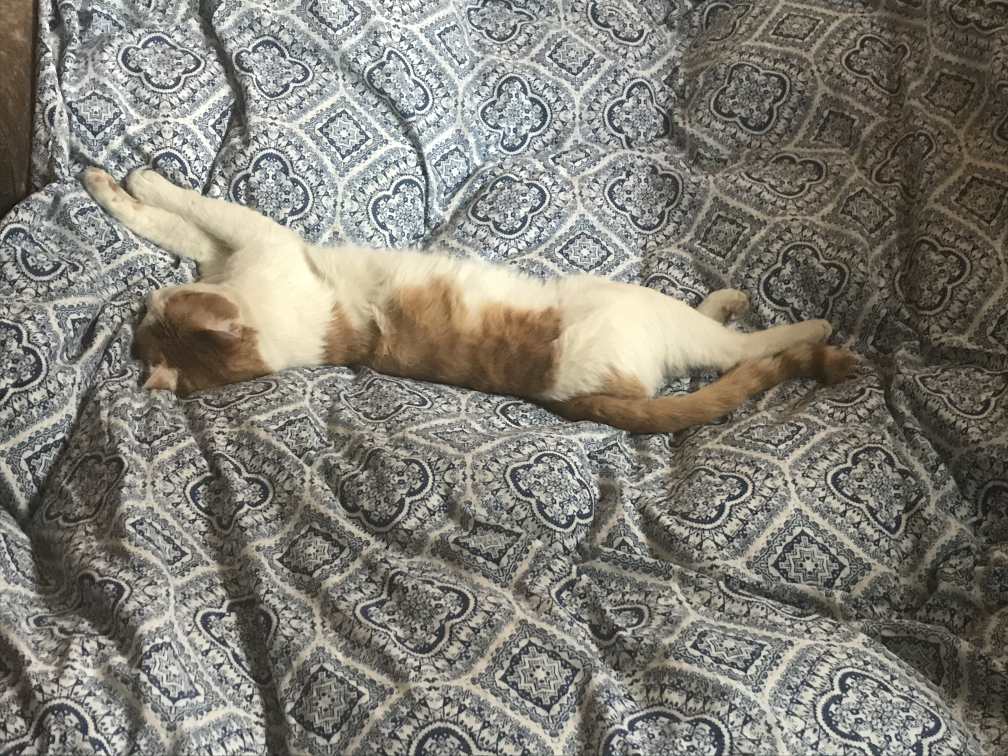
#> input picture opencv/15-smoothing_blurring/images/cat.jpg, 4032 x 3024 px (shown at 1/4 size)
$ python cartoon.py
#> lines starting #> are read from the running program, lines starting #| are printed output that depends on the picture; after the words box and inside, x2 and y2 are one past the last pixel; in counts of white or black regions, pixels touching at a corner belong together
import cv2
import numpy as np
import argparse
import imutils

# construct the argument parser and parse the arguments
parser = argparse.ArgumentParser()
parser.add_argument("-i", "--image", type=str, default="./images/cat.jpg",
	help="path to input image")
args = parser.parse_args()

# load the image, display it to our screen, and construct a list of
# bilateral filtering parameters that we are going to explore
image = cv2.imread(args.image)
#> image is the input picture: shape (3024, 4032, 3); mean B, G, R 118.1, 126.8, 129.7

image = imutils.resize(image, width=750)
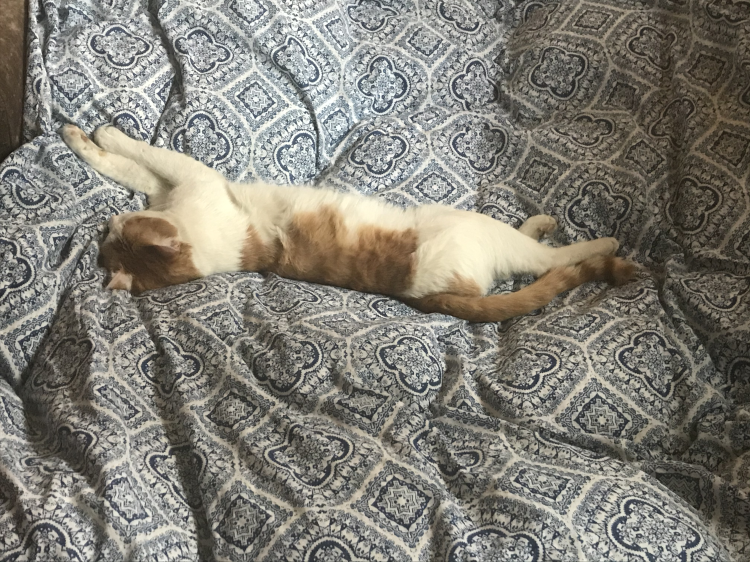
#> image: shape (562, 750, 3); mean B, G, R 118.1, 126.8, 129.7
cv2.imshow("Original", image)

def edge_mask(image, line_size, kernel):
#> called with line_size = 7, kernel = 7
    gray = cv2.cvtColor(image, cv2.COLOR_BGR2GRAY)
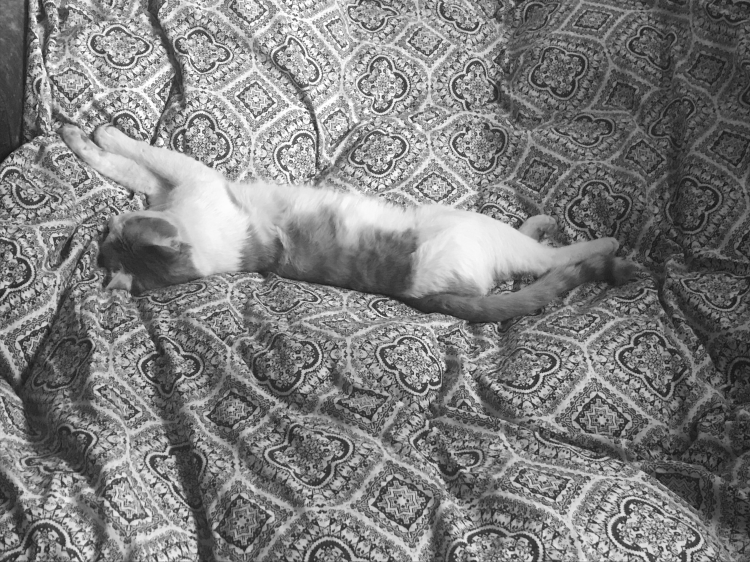
#> gray: shape (562, 750); min 17, max 254, mean 126.7
    gray_blur = cv2.medianBlur(gray, kernel)
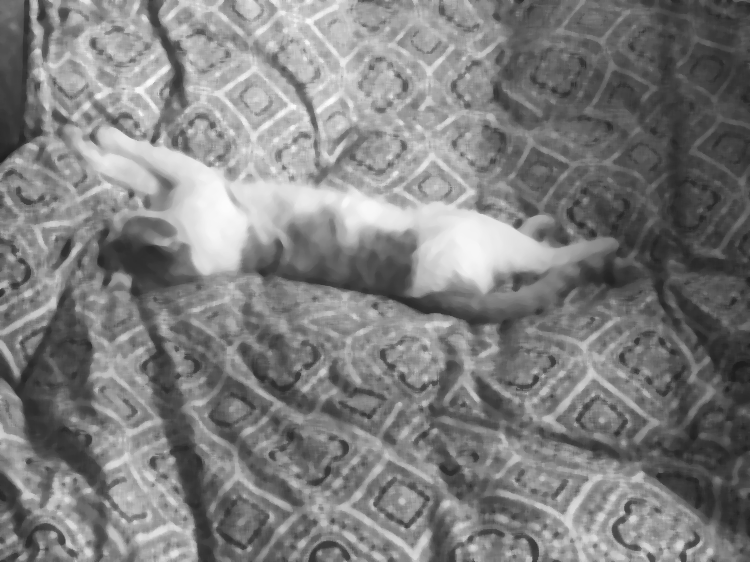
#> gray_blur: shape (562, 750); min 28, max 252, mean 126.7
    print(gray)
#> (printed output is left out)
    print(gray_blur)
#> (printed output is left out)
    edges = cv2.adaptiveThreshold(gray_blur, 255, cv2.ADAPTIVE_THRESH_MEAN_C, cv2.THRESH_BINARY, line_size, kernel)
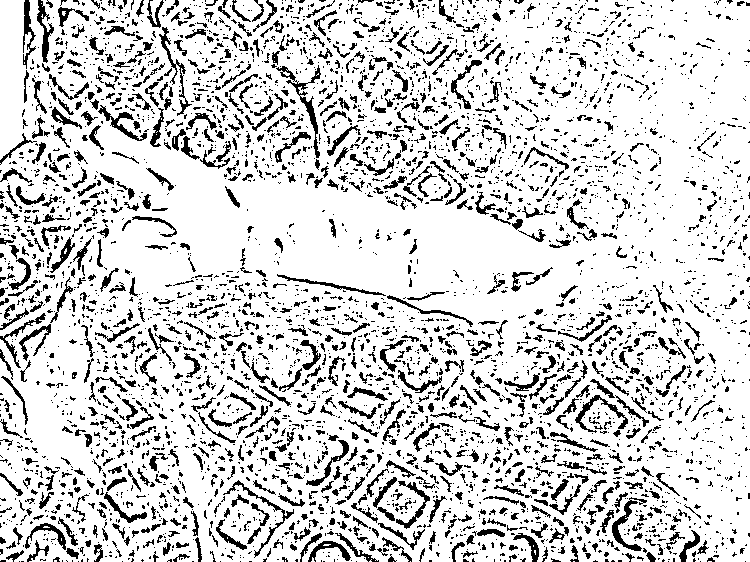
#> edges: shape (562, 750); 83.1% white; black in thin lines or dots
    return edges

def color_quantization(img, k):
    # Transform the image
#> called with k = 9
    data = np.float32(img).reshape((-1, 3))

    # Determine criteria
    criteria = (cv2.TERM_CRITERIA_EPS + cv2.TERM_CRITERIA_MAX_ITER, 20, 0.001)

    # Implementing K-Means
    ret, label, center = cv2.kmeans(data, k, None, criteria, 10, cv2.KMEANS_RANDOM_CENTERS)
#> ret = 116262012.5; center = [[120.5, 128.3, 131], [194.1, 205.7, 207.4], [95.7, 104.3, 108.6], [75.01, 82.87, 86.92], [56.02, 63.52, 67.63], [37.6, 45.26, 49.18], [171.4, 179.6, 180.6], [146.6, 153.6, 154.8], [217.3, 233.6, 236.1]]
    center = np.uint8(center)
#> center = [[120, 128, 130], [194, 205, 207], [95, 104, 108], [75, 82, 86], [56, 63, 67], [37, 45, 49], [171, 179, 180], [146, 153, 154], [217, 233, 236]]
    result = center[label.flatten()]
    result = result.reshape(img.shape)
    return result


line_size = 7
kernel = 7
edges = edge_mask(image, line_size, kernel)
cv2.imshow("Edges",edges)
cv2.waitKey(0)

total_color = 9
image = color_quantization(image, total_color)
cv2.imshow("Color_Quantization",image)
cv2.waitKey(0)

blurred = cv2.bilateralFilter(image, d=7, sigmaColor=200,sigmaSpace=200)
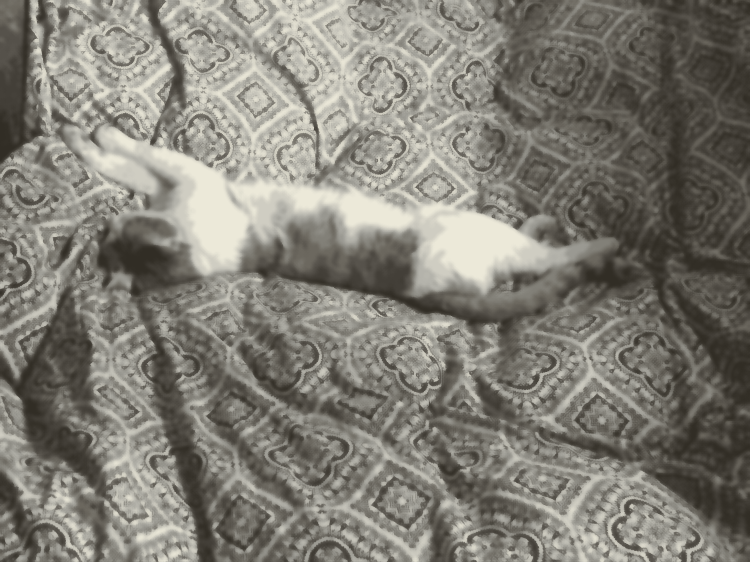
#> blurred: shape (562, 750, 3); mean B, G, R 117.9, 126.4, 129.2
cv2.imshow("BilateralFilter", blurred)
cv2.waitKey(0)

cartoon = cv2.bitwise_and(blurred, blurred, mask=edges)
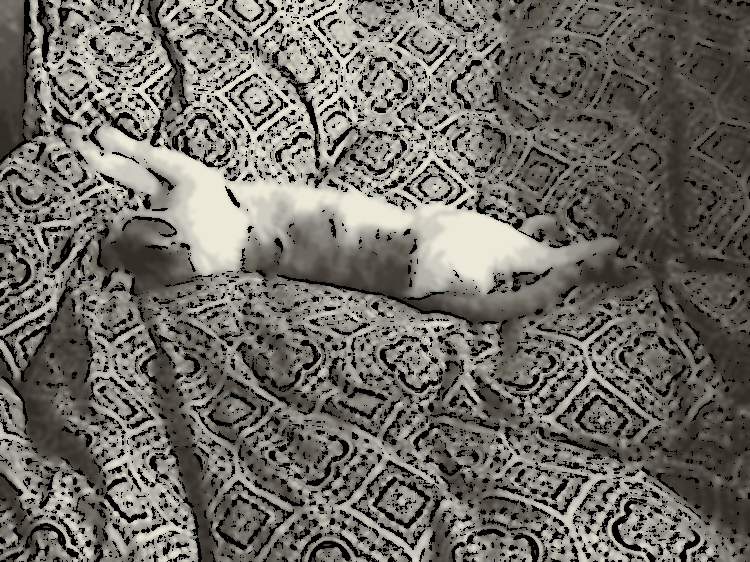
#> cartoon: shape (562, 750, 3); mean B, G, R 100.3, 107.5, 109.8
cv2.imshow("Cartoon", cartoon)
cv2.waitKey(0)

$ run again, with opencv/15-smoothing_blurring/images/adrian.png saved as opencv/15-smoothing_blurring/images/cat.jpg
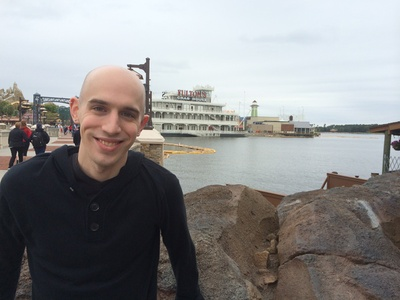
#> input picture opencv/15-smoothing_blurring/images/adrian.png, 400 x 300 px
#> image is the input picture: shape (300, 400, 3); mean B, G, R 139.9, 140.1, 141
#> image: shape (562, 750, 3)
#> (printed output is left out)
#> (printed output is left out)
#> in edge_mask, `edges = cv2.adaptiveThreshold(gray_blur, 255, cv2.ADAPTIVE_THRESH_MEAN..`:
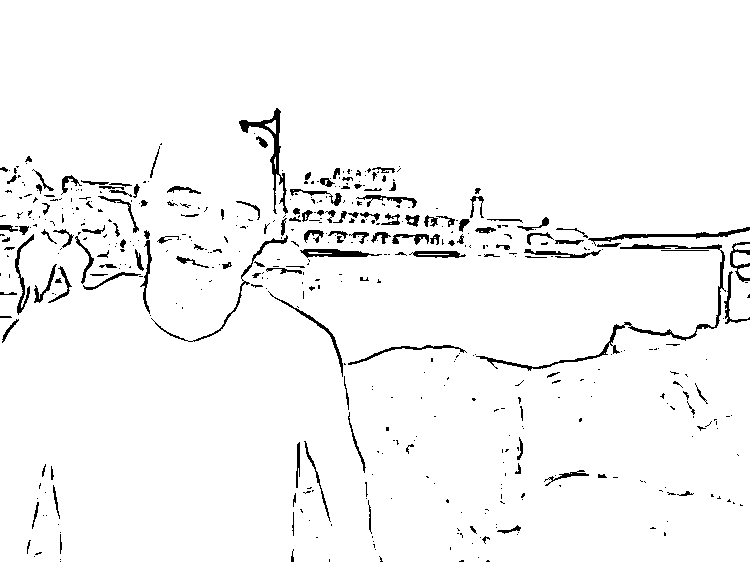
#> edges: shape (562, 750); 96.4% white; 486 black regions (338 under 20 px), largest, box (x1, y1, x2, y2) and area: (476, 244, 726, 371) 1387, (239, 108, 288, 214) 836, (588, 227, 750, 246) 579
#> in color_quantization, `ret, label, center = cv2.kmeans(data, k, None, criteria, 10, cv2.KMEAN..`: ret = 86359572.5; center = [[74.45, 82.33, 93.44], [92.22, 101.6, 114.2], [120.3, 133.3, 150.5], [55.15, 59.91, 69.19], [169.6, 174.8, 171.1], [141.4, 161.4, 199.6], [200, 200.9, 195.9], [30.61, 24.94, 23.83], [244.9, 238.7, 229.8]]
#> in color_quantization, `center = np.uint8(center)`: center = [[74, 82, 93], [92, 101, 114], [120, 133, 150], [55, 59, 69], [169, 174, 171], [141, 161, 199], [199, 200, 195], [30, 24, 23], [244, 238, 229]]
#> `cartoon = cv2.bitwise_and(blurred, blurred, mask=edges)`:
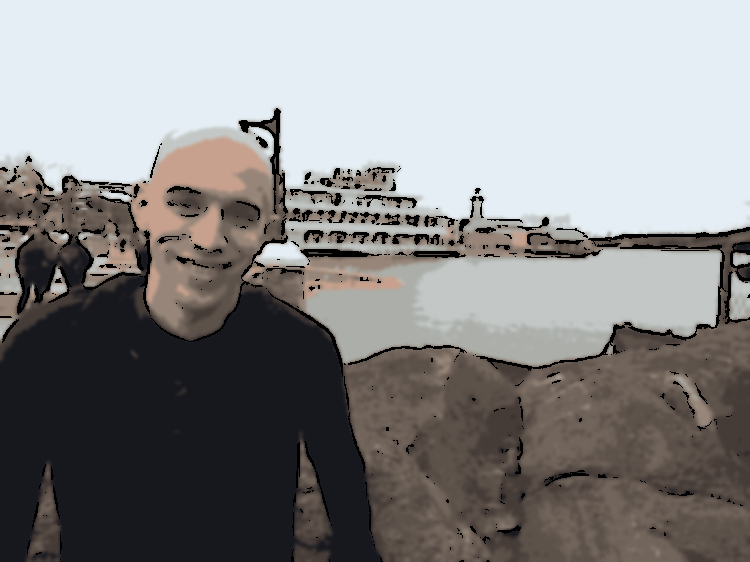
#> cartoon: shape (562, 750, 3); mean B, G, R 136, 135.9, 136.6
